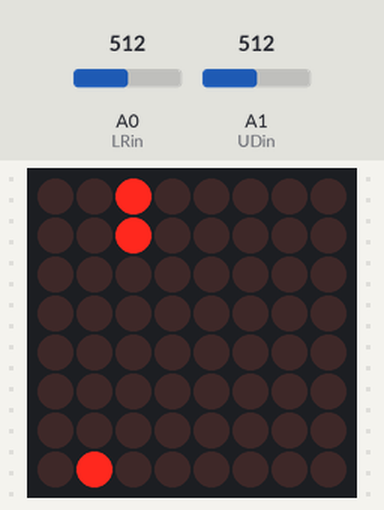
The sketch below on a simulated Arduino Uno, built with avr-gcc and run on an emulated ATmega328P. Shown: 8×8 LED matrix. Inputs (shaded band) come from the test bench; at power-on: A1 (UDin) = 512, A0 (LRin) = 512. Random numbers use the default seed unless the sketch sets one.

Above: at 1.2 s.
1.3 s: A1 (UDin) set to 90
At 1.62 s:
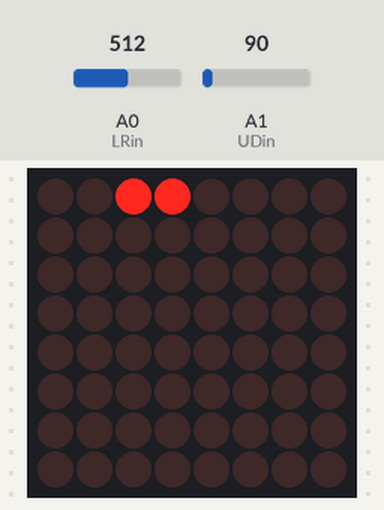
At 4.0 s:
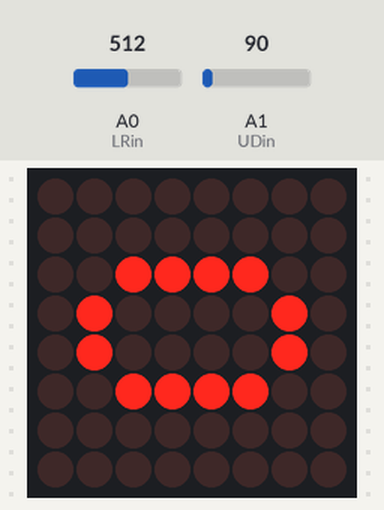
Timing chart, 0 to 5.5 s (numbered marks = the images above; inputs shaded):
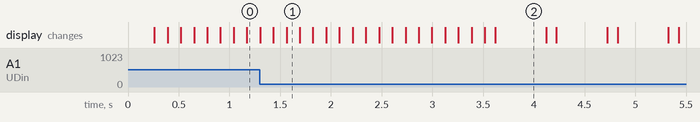

Measured:
- what the display in image 2 shows lasts 0.5 s, from 3.6 s to 4.1 s

The sketch:

SnakeFinal.ino
```cpp
#include <LedControl.h>
#include <math.h>
#include <stdlib.h>

LedControl lc=LedControl(12,11,10,1); //LedControl(int dataPin, int clkPin, int csPin, int numDevices);

  int numbers[11][8][8] = {{
  {0,0,0,0,0,0,0,0},
  {0,1,1,0,0,0,0,0},
  {1,0,0,1,0,0,0,0},
  {1,0,0,1,0,0,0,0},
  {1,0,0,1,0,0,0,0},
  {1,0,0,1,0,0,0,0},
  {0,1,1,0,0,0,0,0},
  {0,0,0,0,0,0,0,0}
  },
  {
  {0,0,0,0,0,0,0,0},
  {0,0,1,0,0,0,0,0},
  {0,0,1,1,0,0,0,0},
  {0,0,1,0,0,0,0,0},
  {0,0,1,0,0,0,0,0},
  {0,0,1,0,0,0,0,0},
  {0,1,1,1,0,0,0,0},
  {0,0,0,0,0,0,0,0}
  },
  {

  {0,0,0,0,0,0,0,0},
  {0,1,1,0,0,0,0,0},
  {1,0,0,1,0,0,0,0},
  {0,1,0,0,0,0,0,0},
  {0,0,1,0,0,0,0,0},
  {0,0,0,1,0,0,0,0},
  {1,1,1,1,0,0,0,0},
  {0,0,0,0,0,0,0,0}
  },
  {

  {0,0,0,0,0,0,0,0},
  {0,1,1,0,0,0,0,0},
  {1,0,0,1,0,0,0,0},
  {0,1,0,0,0,0,0,0},
  {1,0,0,0,0,0,0,0},
  {1,0,0,1,0,0,0,0},
  {0,1,1,0,0,0,0,0},
  {0,0,0,0,0,0,0,0}
  },
  {

  {0,0,0,0,0,0,0,0},
  {1,0,0,1,0,0,0,0},
  {1,0,0,1,0,0,0,0},
  {1,1,1,1,0,0,0,0},
  {1,0,0,0,0,0,0,0},
  {1,0,0,0,0,0,0,0},
  {1,0,0,0,0,0,0,0},
  {0,0,0,0,0,0,0,0},
  },
  {

  {0,0,0,0,0,0,0,0},
  {1,1,1,1,0,0,0,0},
  {0,0,0,1,0,0,0,0},
  {0,1,1,0,0,0,0,0},
  {1,0,0,0,0,0,0,0},
  {1,0,0,1,0,0,0,0},
  {0,1,1,0,0,0,0,0},
  {0,0,0,0,0,0,0,0}
  },
  {

  {0,0,0,0,0,0,0,0},
  {0,1,1,0,0,0,0,0},
  {0,0,0,1,0,0,0,0},
  {0,1,1,1,0,0,0,0},
  {1,0,0,1,0,0,0,0},
  {1,0,0,1,0,0,0,0},
  {0,1,1,0,0,0,0,0},
  {0,0,0,0,0,0,0,0}
  },
  {

  {0,0,0,0,0,0,0,0},
  {1,1,1,1,0,0,0,0},
  {1,0,0,0,0,0,0,0},
  {0,1,0,0,0,0,0,0},
  {0,1,0,0,0,0,0,0},
  {0,1,0,0,0,0,0,0},
  {0,1,0,0,0,0,0,0},
  {0,0,0,0,0,0,0,0}
  },
  {

  {0,0,0,0,0,0,0,0},
  {0,1,1,0,0,0,0,0},
  {1,0,0,1,0,0,0,0},
  {0,1,1,0,0,0,0,0},
  {1,0,0,1,0,0,0,0},
  {1,0,0,1,0,0,0,0},
  {0,1,1,0,0,0,0,0},
  {0,0,0,0,0,0,0,0}
  },
  {

  {0,0,0,0,0,0,0,0},
  {0,1,1,0,0,0,0,0},
  {1,0,0,1,0,0,0,0},
  {1,0,0,1,0,0,0,0},
  {1,1,1,0,0,0,0,0},
  {1,0,0,0,0,0,0,0},
  {0,1,1,0,0,0,0,0},
  {0,0,0,0,0,0,0,0}
  },
  {

  {0,0,0,0,0,0,0,0},
  {0,0,0,0,0,0,0,0},
  {0,0,0,0,0,0,0,0},
  {0,0,0,0,0,0,0,0},
  {0,0,0,0,0,0,0,0},
  {0,0,0,0,0,0,0,0},
  {0,0,0,0,0,0,0,0},
  {0,0,0,0,0,0,0,0}
  }};


const int LRin = A0;
const int UDin = A1;

bool blinkFruit = true; //switch every loop to blink fruit.
unsigned moveDir = 0; //0 = right, 1 = up, 2 = left, 3 = down.
unsigned currMoveDir = 0;//Used to keep track of actual current direction, not just last set during a cycle
int length = 1;  //Starting length.
int last[64][2]; //the matrix
int x = 3; //Start position
int y = 2; //start position
int lastId = 0; //The position of the snake in the previous step.
bool collision = false; //Set to true if collision.
bool incLength = false;
int fruitPos[2];  //Holds the position of the fruit.
long timer = 0;// Check for user input every cycle
bool fruitOnScreen = false;
int looper = 0;
int speed = 300;
long time;
long timeFruit;
void setup() {

  for (int i = 0; i < 64; i++){ //set all positions outside the screen - for checking collisions after
    last[i][0] = -1;
    last[i][1] = -1;
  }

  //Set up display
  for (int i = 0; i < 1; i++)
  {
    lc.shutdown(i,false);
    // Set the brightness to medium values
    lc.setIntensity(i,10);
    // and clear the display
    lc.clearDisplay(i);
  }

}

void loop() {

  time = millis();
  looper++;
  looper = looper % speed;
  checkMove();
  if (looper == 0) doMove();
  if (looper == 0) checkCollision();
  if (collision)
  {
    gameOver();
  }

  fruitCollision(); //Check if fruit has been eaten

  while (!fruitOnScreen) createFruit(); //randomize new fruit position until a valid position is set

  if (looper % 100 == 0)fruitBlink();
  delay(1);
}

void gameOver()
{
  while (true)
  {
    lc.clearDisplay(0);//clear display
    speed=300;
    delay(100);
    printScore(length-1);
    delay(500);
  }
}

void printScore(int x)
{
  unsigned a,b;
  if (x > 10)//if the score has 2 digits, construct those digits
  {
    a = x/10;
    b = x-(a*10);
  }
  else if (x == 10){
    a = 1;
    b = 0;
  }
  else{//when score between 0 and 9, show it in the middle of the matrix - it has only one digit
    digit(x,2);
    return;

  }
  digit(b,0);//when the score has 2 digits, print those separately
  digit(a,4);
}


void digit(int nr, int offset)//Print a digit on the display
{
    for (int x = 0; x < 8; x++)
    {
      for (int y = 0; y < 8; y++)
      {
        if(numbers[nr][x][y] == 1) lc.setLed(0,y+offset,7-x,true);
    }
  }
}

void fruitBlink()//Blink the fruit
{
  if (blinkFruit)
    lc.setLed(0,fruitPos[0],fruitPos[1],true);
  else
    lc.setLed(0,fruitPos[0],fruitPos[1],false);
  if (blinkFruit == true)
    blinkFruit = false;
  else
    blinkFruit = true;
}

void led(int x, int y){//Turn on led at position (x,y)
  if (!incLength)
  {
    //Turn off the last light at the tail and re-arrange array
    lc.setLed(0,last[0][0], last[0][1],false);
    for (int i = 0; i < length; i++)
    {
      last[i][0] = last[i+1][0];
      last[i][1] = last[i+1][1];
    }
  }
  else
  {
    length++;
    incLength = false;
  }

  last[length][0] = x;
  last[length][1] = y;
  lc.setLed(0,last[length][0],last[length][1],true); // turn on led for the next position of the head

}

void checkMove(){//function that reads input from joystick

  int lr = analogRead(LRin);
  int ud = analogRead(UDin);

  if(lr > 800 && currMoveDir != 0) moveDir = 2; //Go right
  if(lr < 100 && currMoveDir != 2) moveDir = 0; //Go left
  if(ud > 800 && currMoveDir != 1) moveDir = 3; //Go up
  if(ud < 100 && currMoveDir != 3)  moveDir = 1; //Go down

  if (time % 500 == 0)
   if (time - timeFruit >= 8000)
   {
    lc.setLed(0, fruitPos[0],fruitPos[1],false);
    createFruit();
    }
}

void doMove()//Move snake based on currentMoveDir
{
  currMoveDir = moveDir;

  if(moveDir == 0) x--;//Move snake to the left
  if(moveDir == 1) y++;//Move snake down
  if(moveDir == 2) x++;//Move snake to the right
  if(moveDir == 3) y--;//Move snake up

  led(x,y);
}


void incrementLength()//increment length
{
  incLength = true;
}

void createFruit()//create fruit
{
  timeFruit = millis();
  int xR = rand() % 8;
  int yR = rand() % 8;

  for (int i = 0; i <= length; i++)//checks if the random value for the candy is ok - not occupied by the snake
  {
    if (xR == last[i][0] && yR == last[i][1])
    {
      fruitOnScreen = false;
      return;
    }
  }
  fruitPos[0] = xR;
  fruitPos[1] = yR;
  fruitOnScreen = true;
  lc.setLed(0,xR,yR,true);
}

void fruitCollision()//Check for collision with candy
{
  if(last[length][0] == fruitPos[0] && last[length][1] == fruitPos[1])
  {
    fruitOnScreen = false;//the fruit dissapears
    incrementLength();//the size of the snake increases

    if(speed > 50) speed = speed-30;
  }
}


void checkCollision()//Checks collision with snake and wall.
{
  int xP = last[length][0];
  int yP = last[length][1];

  if (xP == -1 || xP == 8 || yP == -1 || yP == 8)
  {
    collision = true;
    return;
  }
  else{
    for (int i = 0; i < length; i++)
    {
      if (last[i][0] == xP && last[i][1] == yP)
      {
        collision = true;
        return;
      }
    }
  }
}
```
